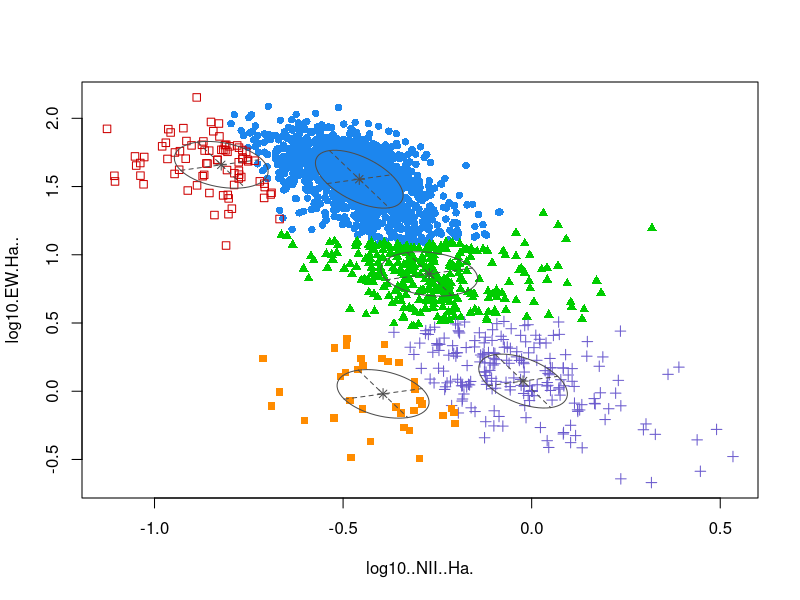

Write R code to recreate this figure. (Note: this script raises an error after producing the figure.)
require(plyr)
library(caret)
require(kernlab)
library(e1071)
require(MASS)
require(mclust)
AGN_data<-read.table("../data/outputdata_all-1.txt",header=TRUE,sep="")

# Format data for WHAN test
WHAN<-AGN_data[,c("log10..NII..Ha.","log10.EW.Ha..","WHAN_Class")]
WHAN$WHAN_Class<-as.factor(WHAN$WHAN_Class)
#write.matrix(WHAN,"../data/WHAN.txt")




data<-WHAN[,-3]
mod4 = Mclust(data,G=5)
summary(mod4)
plot(mod4, what = "classification")
plot(mod4, what = "boundaries", ngrid = 200)



ggplot(WHAN,aes(x=log10..NII..Ha.,y=log10.EW.Ha..,colour=WHAN_Class))+
  geom_point()+theme_stata()


library(fpc)
# eps is radius of neighborhood, MinPts is no of neighbors
# within eps
 cluster <- dbscan(data, eps=0.6, MinPts=4)
 plot(cluster, data)

# Notice points in cluster 0 are unassigned outliers
 table(cluster$cluster, WHAN$WHAN_Class)
 
 
 confusionMatrix(WHAN$WHAN_Class,mod4$classification-1)
 
 library("cluster")
 l <- mod4$classification
 d <- dist(WHAN[-3])
 
 si<-silhouette(mod4$classification,d)
 
 
 si2<-silhouette(as.numeric(WHAN$WHAN_Class),d)
 
